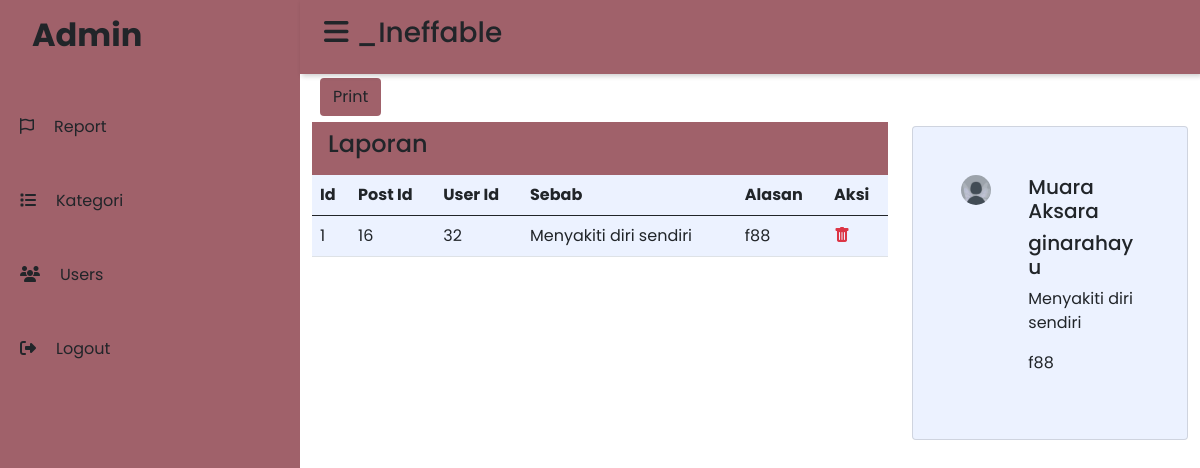
The app's page /admin/index.php?halaman=report (signed in) with its own data.
### tables this page shows
CREATE TABLE `tb_report` (
  `id` int(11) NOT NULL,
  `post_id` int(11) NOT NULL,
  `user_id` int(11) NOT NULL,
  `sebab` text NOT NULL,
  `Alasan` text NOT NULL
);

CREATE TABLE `tb_post` (
  `id` int(11) NOT NULL,
  `judul` varchar(200) NOT NULL,
  `kategori_id` int(11) NOT NULL,
  `photo` text NOT NULL,
  `isi` text NOT NULL,
  `view` int(11) NOT NULL,
  `status` enum('arsip','publis','disable') NOT NULL,
  `user_id` int(11) NOT NULL
);

CREATE TABLE `tb_user` (
  `id` int(11) NOT NULL,
  `nama` varchar(100) NOT NULL,
  `username` varchar(100) NOT NULL,
  `email` varchar(100) NOT NULL,
  `password` varchar(100) NOT NULL,
  `photo` text NOT NULL
);

### admin/report.php (the view, shortened to what this page needs)
<?php
include 'header.php';
include '../db/koneksi.php';
?>
<div class="container">
  <div class="row">
    <div class="col-sm-8">
      <button class="btn mx-2" onclick="printDiv('print')" type="submit" data-toggle="print" data-placement="right" title="print"><i class='bx bx-printer'></i>Print</button>
      <div class="card-header border-0 d-flex justify-content-between" style="background-color: #A0616A; width: 100%;">
        <h4 class="d-inline">
          Laporan
        </h4>
      </div>
      <fieldset id="print">
        <table class="table" style="background-color: #ECF2FF;">
          <thead>
            <tr>
              <th scope="col">Id</th>
              <th scope="col">Post Id</th>
              <th scope="col">User Id</th>
              <th scope="col">Sebab</th>
              <th scope="col">Alasan</th>
              <th scope="col">Aksi</th>
            </tr>
          </thead>
          <?php $data = $conn->query("SELECT * FROM tb_report"); ?>
          <?php $no = 1; ?>
          <?php while ($row = $data->fetch_assoc()) : ?>
            <tr>
              <td><?php echo $no++ ?></td>
              <td><?php echo $row["post_id"] ?></td>
              <td><?php echo $row["user_id"] ?></td>
              <td><?php echo $row["sebab"] ?></td>
              <td><?php echo $row["Alasan"] ?></td>
              <td>
                <a href="index.php?id=<?php echo $row['id'] ?>&halaman=delete_report" class="text-danger" onclick="return confirm('berhasil dihapus')">
                  <i class="bi bi-trash-fill"></i>
                </a>
              </td>
            </tr>
          <?php endwhile ?>
        </table>
    </div>
    <div class="col-sm-4 mt-5">
      <?php
      $query = "SELECT tb_report.id, tb_report.sebab, tb_report.Alasan, tb_report.post_id, tb_report.user_id, tb_post.judul, tb_user.username FROM  tb_report
                    INNER JOIN tb_post
                    on tb_report.post_id = tb_post.id
                    INNER JOIN tb_user
                    on tb_report.user_id = tb_user.id ";
      $result = $conn->query($query);
      while ($menu = $result->fetch_assoc()) {
      ?>
        <div class="card p-5">
          <div class="row">
            <div class="col-4">
              <img src="../images/wa15.jpg" alt="" srcset="" width="30" style="border-radius: 50%;">
            </div>
            <div class="col-8">
              <h5><?php echo $menu['judul']; ?></h5>
              <h5><?php echo $menu['username']; ?></h5>
              <p><?php echo $menu['sebab']; ?></p>
              <p><?php echo $menu['Alasan']; ?></p>
            </div>
          </div>
        </div>
      <?php
      } ?>
    </div>
  </div>
</div>

### admin/style.css (style rules this page uses)
:root { --main-color: #1d2231; --color-dark: #1d2231; --text-grey: #8390a2; }
* { padding: 0; margin: 0; box-sizing: border-box; list-style-type: none; text-decoration: none; font-family: "poppins", sans-serif; }
.container { margin-top: 10%; }

### admin/report.php (style rules this page uses)
.table { width: 100%; }
.container { margin-top: 6%; }
.btn { background-color: #A0616A; margin-bottom: 1%; }
.card { background-color: #ECF2FF; }

### records on screen
tb_report: post "16", user "32", sebab "Menyakiti diri sendiri", Alasan "f88", post.judul "Muara Aksara", user.username "ginarahayu"
